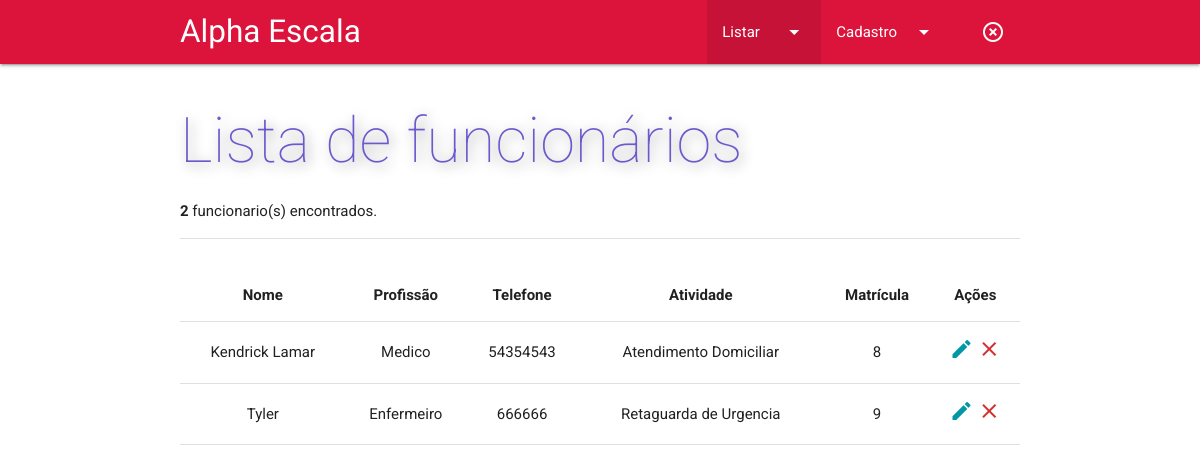
Page /listar-func.php on the committed database.
### tables this page shows
CREATE TABLE `funcionario` (
  `matricula` int(100) NOT NULL,
  `nome` varchar(100) NOT NULL,
  `profissao` varchar(100) NOT NULL,
  `atividade` int(100) NOT NULL,
  `telefone` varchar(50) NOT NULL
);

CREATE TABLE `atividade` (
  `atvid` int(100) NOT NULL,
  `atividade` varchar(100) NOT NULL
);

### listar-func.php (the view, shortened to what this page needs)
<!DOCTYPE html>
<html lang="pt-br">
<head>
    <link rel="stylesheet" href="https://cdnjs.cloudflare.com/ajax/libs/materialize/1.0.0-beta/css/materialize.min.css">
    <link rel="stylesheet" href="css/style.css">
</head>
<body>
    <nav style="background-color: crimson">
        <div class="nav-wrapper container">
            <a href="index.php" class="brand-logo">Alpha Escala</a>
            <ul id="nav-mobile" class="right hide-on-med-and-down">
                <li class="active"><a class="dropdown-trigger" href="#!" data-target="listar-dropdown">Listar &nbsp;<i class="material-icons right">arrow_drop_down</i></a></li>
                <li><a class="dropdown-trigger" href="#!" data-target="cadastro-dropdown">Cadastro<i class="material-icons right">arrow_drop_down</i></a></li>
                <li><a class="tooltipped" href="../sair.php" data-position="bottom" data-tooltip="Deslogar"><i class="material-icons right">highlight_off</i></a></li>
            </ul>
        </div>
    </nav>
    <section class="container">
    <?php include("config.php");
    $query = mysqli_query ($conn, "
      SELECT * FROM funcionario
      INNER JOIN atividade
      ON funcionario.atividade = atividade.atvid; ") or die($conn->error);
	$qtd = $query->num_rows;
    if ($qtd > 0) {
      print "
        <h1>Lista de funcionários</h1>
        <p><b>$qtd</b> funcionario(s) encontrados.</p>
        <li class='divider'></li>
        <table class='highlight responsive-table centered'>
          <thead>
            <tr>
                <th>Nome</th>
                <th>Profissão</th>
                <th>Telefone</th>
                <th>Atividade</th>
                <th>Matrícula</th>
                <th>Ações</th>
            </tr>
          </thead>";
        while ($row = $query->fetch_assoc()
              ){
          print "<tbody>";
            print "<tr>";
              print "<td>".$row['nome']."</td>";
              print "<td>".$row['profissao']."</td>";
              print "<td>".$row['telefone']."</td>";
              print "<td>".$row['atividade']."</td>";
              print "<td>".$row['matricula']."</td>";
              print "<td>
                  <a href = \"editar-func.php?matricula='".$row["matricula"]."'\">
                    <i class='material-icons cyan-text text-darken-2'>create</i>
                  </a>
                 <a href = \"crud-func.php?acao=excluir&matricula='".$row["matricula"]."'\">
                    <i class='material-icons red-text text-darken-2'>close</i>
                  </a>
              </td>";
            print "</tr>";
          print "</tbody>";
        }
      print "</table>";
    } else print "<p>Nenhum funcionário encontrado.</p>";
      ?>
    </section>
</body>
</html>

### alphaescala/css/style.css (style rules this page uses)
body { font-family: 'Roboto' }
h1 { color: rgb(106, 90, 205); filter: drop-shadow(.05em .05em .1em gray); font-weight: 100; transition-duration: .3s; transition-timing-function: ease-in-out; }
section .divider { margin-bottom: 30px; }

### rows in the picture
funcionario: nome "Kendrick Lamar", profissao "Medico", telefone "54354543", atividade.atividade "Atendimento Domiciliar", matricula "8"
funcionario: nome "Tyler", profissao "Enfermeiro", telefone "666666", atividade.atividade "Retaguarda de Urgencia", matricula "9"

### other values in the picture
$qtd "2"
